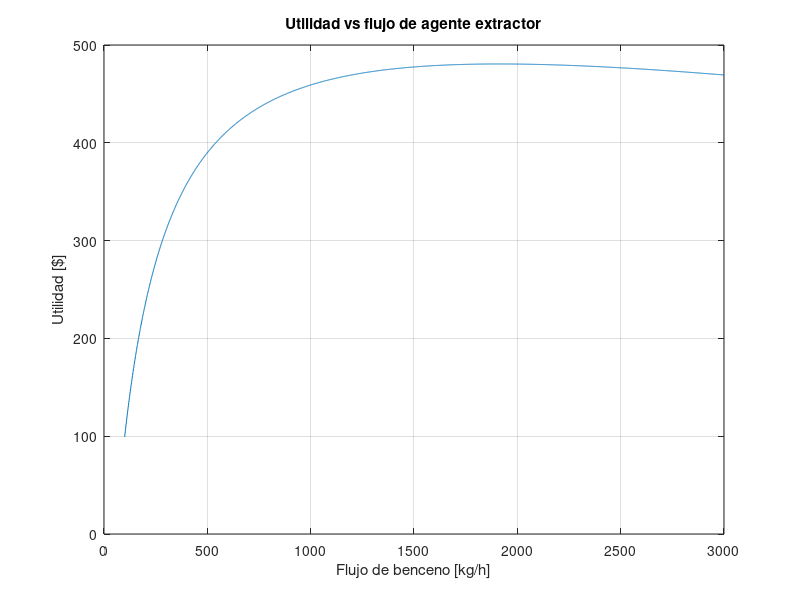

Recreate this plot in MATLAB.
clear 
clc
m1ac=0.2*1000;
m1ag=0.8*1000;
m4ag=m1ag;
m4b=0.07*m4ag;
%Debemos calcular 0.07*0.8*1000 porque m2 debe ser mayor que esa cantidad
%Ahora si se supone el valor
%Vamos a colocar un vector para hacer el problema
m2=100:1:3000; %valores de 100 a 3000 de 1 en 1
n=length(m2);
for i=1:n
m3b(i)=m2(i)-m4b;
m3ac(i)=m1ac/(1+((m4ag+m4b)/(4*m3b(i))));
U(i)=3*m3ac(i)-0.03*m2(i);
end
plot(m2,U);
xlabel('Flujo de benceno [kg/h]')
ylabel('Utilidad [$]')
title('Utilidad vs flujo de agente extractor')
grid
Um=max(U);
k=1;
while Um>U(k)
    k=k+1;
end
disp('El flujo óptimo de benceno es (en kg/s):')
disp(m2(k));
disp('La utilidad máxima es (en $):')
disp(U(k))
    

